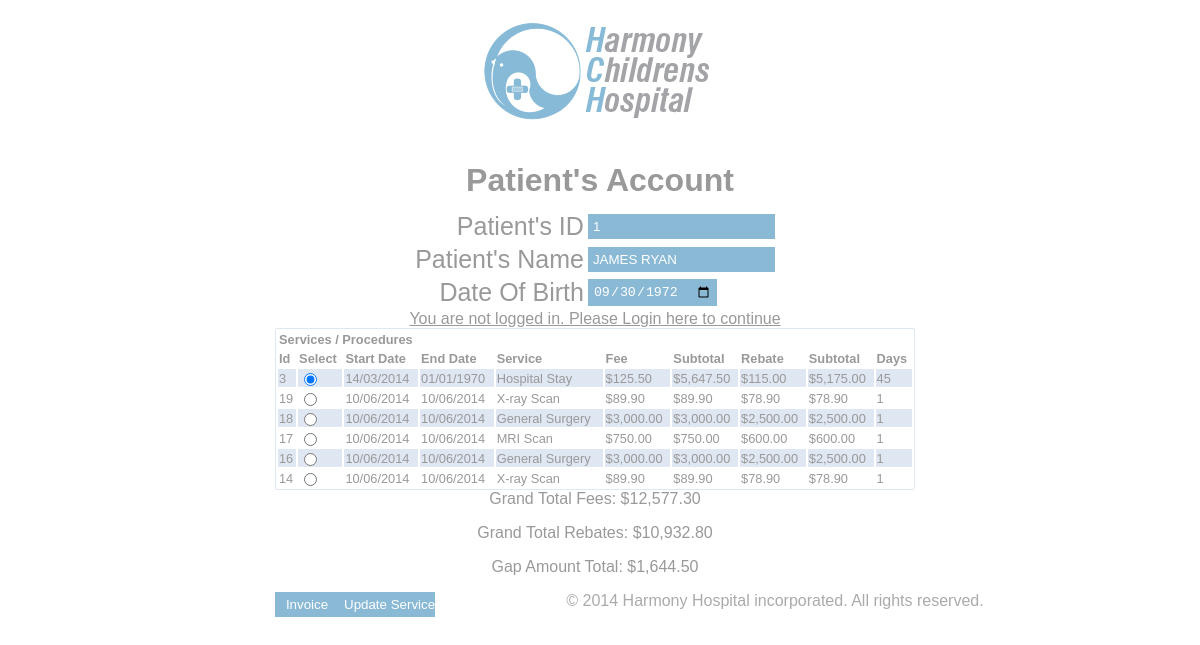
Screenshot of /patient_account.php with the database file from the repository.
### tables this page shows
CREATE TABLE IF NOT EXISTS `patient_services` (
  `patient_procedure_id` int(11) NOT NULL AUTO_INCREMENT,
  `admission_id` int(11) NOT NULL,
  `procedure_id` int(11) NOT NULL,
  `staff_id` int(11) DEFAULT NULL,
  `service_start_date` date NOT NULL,
  `service_end_date` date DEFAULT NULL,
  `consent_received` bit(1) NOT NULL DEFAULT b'1',
  `guardian_name` varchar(20) NOT NULL,
  `guardian_signature` varchar(100) NOT NULL,
  `consent_date` date NOT NULL,
  `last_updated_by` varchar(20) NOT NULL,
  PRIMARY KEY (`patient_procedure_id`),
  KEY `fk_admission_id` (`admission_id`),
  KEY `fk_procedure_id` (`procedure_id`)
);

CREATE TABLE IF NOT EXISTS `procedure_listing` (
  `procedure_id` int(11) NOT NULL AUTO_INCREMENT,
  `procedure_description` varchar(255) NOT NULL,
  `procedure_fee` double NOT NULL,
  `medicare_rebate` double NOT NULL,
  `last_updated_by` varchar(20) DEFAULT NULL,
  PRIMARY KEY (`procedure_id`)
);

### patient_account.php (the view, shortened to what this page needs)
<?php session_start();
include("pagecomponents/head.php");
?>
	<body>
		<div id="wrapper">
			<div id="header">
				<h1>Patient's Account</h1>
				<div id="content">
				<form id="accountForm" method="post" action="update_patient_service.php">
					<table>
					<tr><td>Patient's ID</td><td>
						<input type="text" class="rounded" name="PatientId" id="PatientId" value="<?php echo $_SESSION['PatientId']; ?>">
						</td></tr>
					<tr><td>Patient's Name</td><td>
						<input class="rounded" type="text" name="PatientName" id="PatientName" value="<?php echo $_SESSION['PatientName']; ?>">
						</td></tr>
					<tr><td>Date Of Birth</td><td>
						<input class="rounded" type="date" name="DateOfBirth" id="DateOfBirth"value="<?php echo $_SESSION['DateOfBirth']; ?>">
						</td></tr>
					</table>
					<table id="accountTable">
					<h3><th colspan="9">Services / Procedures</th></h3>
					<?php
                    include("pagecomponents/checklogin.php");
					?>
					<tr>
					<th scope="col">Id</th><th>Select</th><th scope="col">Start Date</th><th scope="col">End Date</th>
					<th scope="col">Service</th>
					<th scope="col">Fee</th><th scope="col">Subtotal</th>
					<th scope="col">Rebate</th><th scope="col">Subtotal</th>
					<th scope="col">Days</th>
					</tr>
					<?php
					$CONVERSION = 86400;
					$con=mysqli_connect("mysql.Firelabs.com.au","inb201harmony","6wxPSiPp","inb201harmony");
					$sql = 'SELECT patient_procedure_id,
							service_start_date, service_end_date,
							procedure_description, procedure_fee,
							medicare_rebate
							FROM patient_services
							INNER JOIN procedure_listing
							ON patient_services.procedure_id = procedure_listing.procedure_id
							WHERE admission_id = ' . $_SESSION["AdmissionId"] . ' ORDER BY service_start_date;';
					$result=mysqli_query($con,$sql);
					$rowCount = 0;
					while($row = mysqli_fetch_array($result)){
						if ($rowCount % 2 == 0) {
							echo '<tr class = "altRow">';
						} else {
							echo '<tr>';
						}
						echo "<td>" . $row['patient_procedure_id'] . "</td>";
						if ($rowCount == 0) {
							echo "<td><input type='radio' name='record_id' value='" . $row['patient_procedure_id'] . "' checked ";
						} else {
							echo "<td><input type='radio' name='record_id' value='" . $row['patient_procedure_id'] . "' ";
						}
						echo "onclick = 'setRecordId(this.value);'/></td>";
						$startDate = date("d/m/Y", strToTime($row['service_start_date']));
						echo "<td>" . $startDate . "</td>";
						$endDate = date("d/m/Y", strToTime($row['service_end_date']));
						echo "<td>" . $endDate . "</td>
						<td>" . $row['procedure_description'] . "</td>
						<td>$" . number_format($row['procedure_fee'], 2) . "</td>";
						if (is_null($row['service_end_date'])) {
							$row['service_end_date'] = date('Y-m-d');
						}
						if ($row['service_start_date'] == $row['service_end_date']) {
							$days = 1;
						} else {
							$days = round(abs(strtotime($row['service_start_date'])-strtotime($row['service_end_date']))/$CONVERSION);
						}
						$feesTotal = $row['procedure_fee'] * $days;
						$medicareTotal = $row['medicare_rebate'] * $days;
						echo "<td>$" . number_format($feesTotal, 2) . "</td>";
						echo "<td>$" . number_format($row['medicare_rebate'], 2) . "</td>";
						echo "<td>$" . number_format($medicareTotal, 2) . "</td>";
						echo "<td>$days</td>";
						echo '</tr>';
						$rowCount += 1;
					}
					?>
					</table>
					<?php
						echo '<br />';
						echo '<p>Grand Total Fees: $' . number_format($_SESSION['feesGrandTotal'], 2) . '</p>';
						echo '<p>Grand Total Rebates: $' . number_format($_SESSION['medicareGrandTotal'], 2) . '</p>';
						echo '<p>Gap Amount Total: $' . number_format(($_SESSION['feesGrandTotal'] - $_SESSION['medicareGrandTotal']), 2) . '</p>';
					?>
					<input class="rounded" type="button" name="invoiceBtn" id="generateInvoice" value="Invoice"
									onclick="location.href = 'services_invoice.php'">
					<input class="rounded" type="submit" name="updateBtn" id="updateService" value="Update Service">
				</form>
			</div>
			<?php
			include("pagecomponents/footer.php");
			?>
			</div>
		</div>
	</body>
</html>

### pagecomponents/head.php (shortened to what this page needs)
<!DOCTYPE html>
<html>
    <head>  <title><?php echo $pagetitle; ?></title>
            <link href="globalstyle.css" rel="stylesheet" type="text/css" />
	    <link rel="stylesheet" href="signaturePad/assets/jquery.signaturepad.css">
    </head>
<body>
    <img src="bird.jpg" height="142" width="242" />

### pagecomponents/checklogin.php
<?php
        if(isset($_SESSION["userID"])){
        echo "you're logged in as " . $_SESSION["Name"];
        }else{
        echo "<a href='login.php'>You are not logged in. Please Login here to continue </a>";
        }
?>

### pagecomponents/footer.php
<div id="page-footer">
      &copy; 2014 Harmony Hospital incorporated. All rights reserved.
      </div>

### globalstyle.css (style rules this page uses)
body { margin: 0px; background-color:#ffffff; font-family:"Helvetica"; }
h1,a { color:#999999; font-family: Helvetica, arial sans-serif; margin-left: auto; margin-right: auto; }
h3 { text-align:center; color:#999999; margin:0 auto; }
img { padding: 0; margin: auto; display: block; }
input { background-color:#8ab9d6;  font-size:20px; color:#ffffff; border:0px; padding:5px; text-align:left; }
table { color:#999999; margin:auto; }
table td { font-size:25px; text-align:left; }
td * { float:left; text-align:left; }
td:first-child { text-align:right; }
#accountTable tr.altRow { background-color: #DFE7F2; }
#accountTable td { font-size: 1em; text-align:left; }
#accountTable td * { float: left; text-align: left; }
#accountTable td:first-child { text-align: left; }
#content { color:#999999; margin-left: 190px; margin-right: 200px; text-align: center; background-color:#ffffff; font-family: Helvetica, arial sans-serif; }
#generateInvoice { width: 10%; text-align: center; float: center; }
#header { margin: 0px; padding: 10px; background-color: #ffffff; height: 60px; margin-left: auto; margin-right: auto; }
#header h1 { text-align: center; margin: 0px; padding: 10px; color: #999999; font-family: Helvetica, arial sans-serif; }
#updateService { width: 15%; text-align: center; float: center; }
#wrapper { max-width:1050px; margin-left: auto; margin-right: auto; text-align: right; }
#page-footer { text-align:center; color:#aaa; margin-bottom:0.5em; }
.rounded { float:left; }

### rows the page displays
patient_services: patient_procedure_id "3", service_start_date "14/03/2014", service_end_date "01/01/1970", procedure.procedure_description "Hospital Stay", procedure.procedure_fee "125.50", feesTotal "5,647.50", procedure.medicare_rebate "115.00", medicareTotal "5,175.00", service_start_date "45"
patient_services: patient_procedure_id "19", service_start_date "10/06/2014", service_end_date "10/06/2014", procedure.procedure_description "X-ray Scan", procedure.procedure_fee "89.90", feesTotal "89.90", procedure.medicare_rebate "78.90", medicareTotal "78.90", days "1"
patient_services: patient_procedure_id "18", service_start_date "10/06/2014", service_end_date "10/06/2014", procedure.procedure_description "General Surgery", procedure.procedure_fee "3,000.00", feesTotal "3,000.00", procedure.medicare_rebate "2,500.00", medicareTotal "2,500.00", days "1"
patient_services: patient_procedure_id "17", service_start_date "10/06/2014", service_end_date "10/06/2014", procedure.procedure_description "MRI Scan", procedure.procedure_fee "750.00", feesTotal "750.00", procedure.medicare_rebate "600.00", medicareTotal "600.00", days "1"
patient_services: patient_procedure_id "16", service_start_date "10/06/2014", service_end_date "10/06/2014", procedure.procedure_description "General Surgery", procedure.procedure_fee "3,000.00", feesTotal "3,000.00", procedure.medicare_rebate "2,500.00", medicareTotal "2,500.00", days "1"
patient_services: patient_procedure_id "14", service_start_date "10/06/2014", service_end_date "10/06/2014", procedure.procedure_description "X-ray Scan", procedure.procedure_fee "89.90", feesTotal "89.90", procedure.medicare_rebate "78.90", medicareTotal "78.90", days "1"

### other values shown
$_SESSION['feesGrandTotal'] "12,577.30"
$_SESSION['medicareGrandTotal'] "10,932.80"
$_SESSION['feesGrandTotal'] - $_SESSION['medicareGrandTotal'] "1,644.50"
